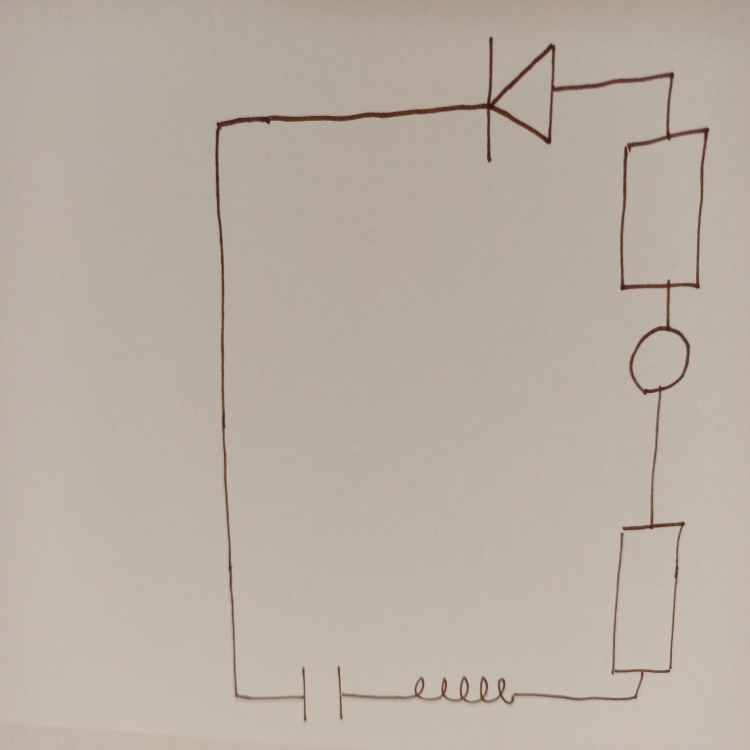
#> input picture TEST/18_1_resized.jpg, 1500 x 1500 px, found by its file name (shown at 1/2 size)
$ jupyter execute --allow-errors notebook_with_model_thin.ipynb
#> lines starting #> are read from the running program, lines starting #| are printed output that depends on the picture; after the words box and inside, x2 and y2 are one past the last pixel; in counts of white or black regions, pixels touching at a corner belong together
# **Import/Definicje**

[cell 1]
import os
import cv2
import torch
import pickle
import numpy as np
import matplotlib.pyplot as plt
from google.colab.patches import cv2_imshow

from torch import nn
from google.colab import drive
from skimage.feature import hog
from torchsummary import summary
from google.colab.patches import cv2_imshow
from keras.preprocessing.image import load_img, img_to_array

[cell 2]
drive.mount('/content/gdrive')
data_dir = '/content/gdrive/MyDrive/ASO_Project/'
#> (the rest of this cell did not finish here and is left out)

[cell 3]
# [26 lines left out: function draw_heatmap, not called in this run]

[cell 4]
# [15 lines left out: function draw_overlay, not called in this run]

[cell 5]
# [24 lines left out: function IOU, not called in this run]

[cell 6]
# [24 lines left out: function IOU2, not called in this run]

[cell 7]
def nms(bboxes_list, threshsold=0.2):
  final_boxes = []
  bboxes_sorted = sorted(bboxes_list, reverse=True, key=lambda x: x[2])

  while len(bboxes_sorted) > 0:
    box = bboxes_sorted.pop(0)

    for b in bboxes_sorted:
      if box[0] == b[0] and IOU(box[1], b[1]) >= threshsold:
        bboxes_sorted.remove(b)

    final_boxes.append(box)

  return final_boxes

# **Preprocessing**

[cell 8]
img_name = "18_1_resized.jpg"
img_path = data_dir + img_name
image_shapes = cv2.imread(img_path)
#> image_shapes is the input picture: shape (1500, 1500, 3); mean B, G, R 163.5, 173.9, 184.7
height, width, channels = image_shapes.shape
#> height = 1500; width = 1500; channels = 3
width_diff = width/256
#> width_diff = 5.86
height_diff = height/256
#> height_diff = 5.86
#> (the rest of this cell did not finish here and is left out)

[cell 9]
# Tu ZMIENIAC
'''
im = cv2.resize(im, (512, 512))
gray = 255 - cv2.cvtColor(im, cv2.COLOR_BGR2GRAY)

_, bw = cv2.threshold(cv2.dilate(gray, None), 250, 255, cv2.THRESH_BINARY or cv2.THRESH_OTSU)
gray = cv2.bitwise_and(gray, bw)

for row in range(gray.shape[0]):
    avg = np.average(gray[row, :] > 16)
    if avg > 0.83:
        cv2.line(gray, (0, row), (gray.shape[1] - 1, row), (0, 0, 0), 1)

for col in range(gray.shape[1]):
    avg = np.average(gray[:, col] > 16)
    if avg > 0.77:
        cv2.line(gray, (col, 0), (col, gray.shape[0] - 1), (0, 0, 0), 1)

gray = cv2.fastNlMeansDenoising(gray, None,  10, 11, 21)
st = cv2.getStructuringElement(cv2.MORPH_ELLIPSE, (7, 1))
gray = cv2.morphologyEx(gray, cv2.MORPH_CLOSE, st, iterations=1)
st = cv2.getStructuringElement(cv2.MORPH_ELLIPSE, (1, 7))
gray = cv2.morphologyEx(gray, cv2.MORPH_CLOSE, st, iterations=1)
_, gray = cv2.threshold(gray,10, 255, cv2.THRESH_BINARY)

# PRZERWA
'''
im = cv2.imread(img_path)
gray = 255 - cv2.cvtColor(im, cv2.COLOR_BGR2GRAY)
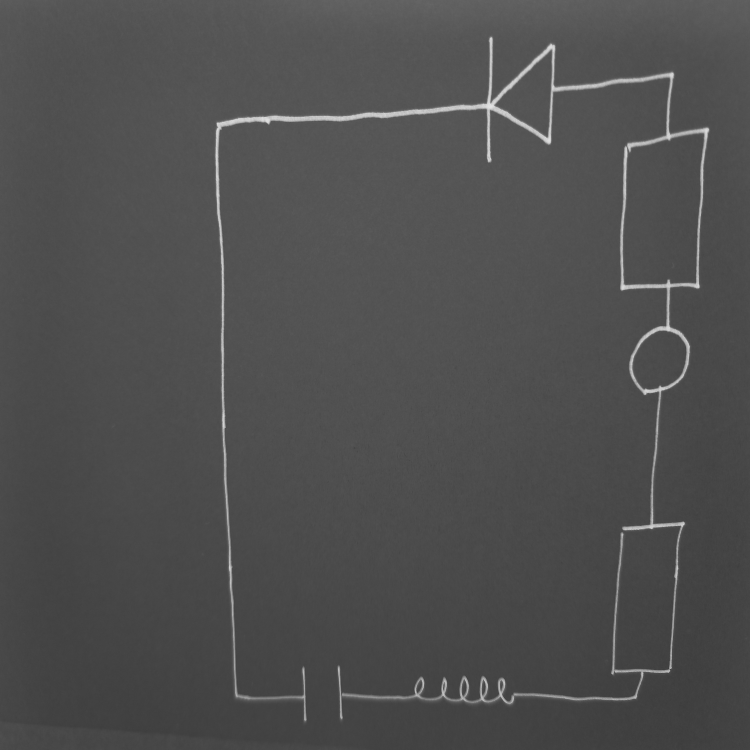
#> gray: shape (1500, 1500) (shown at 1/2 size); min 52, max 229, mean 78.9

# Prepare a mask using Otsu threshold, then copy from the original. This removes some noise
__, bw = cv2.threshold(cv2.dilate(gray, None), 128, 255, cv2.THRESH_BINARY or cv2.THRESH_OTSU)
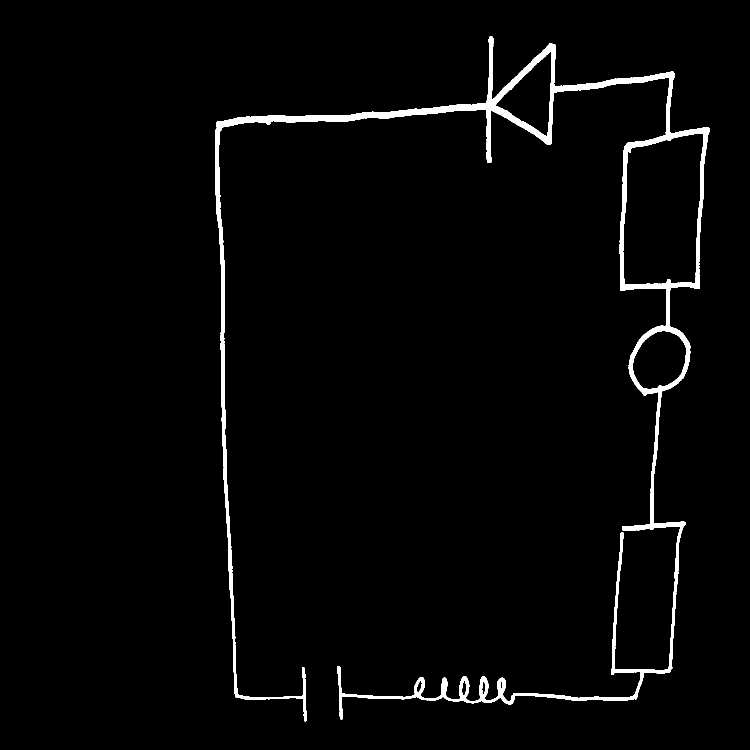
#> bw: shape (1500, 1500) (shown at 1/2 size); 2.3% white; 1 white region, box (x1, y1, x2, y2) and area: (430, 73, 1419, 1443) 51593
gray = cv2.bitwise_and(gray, bw)
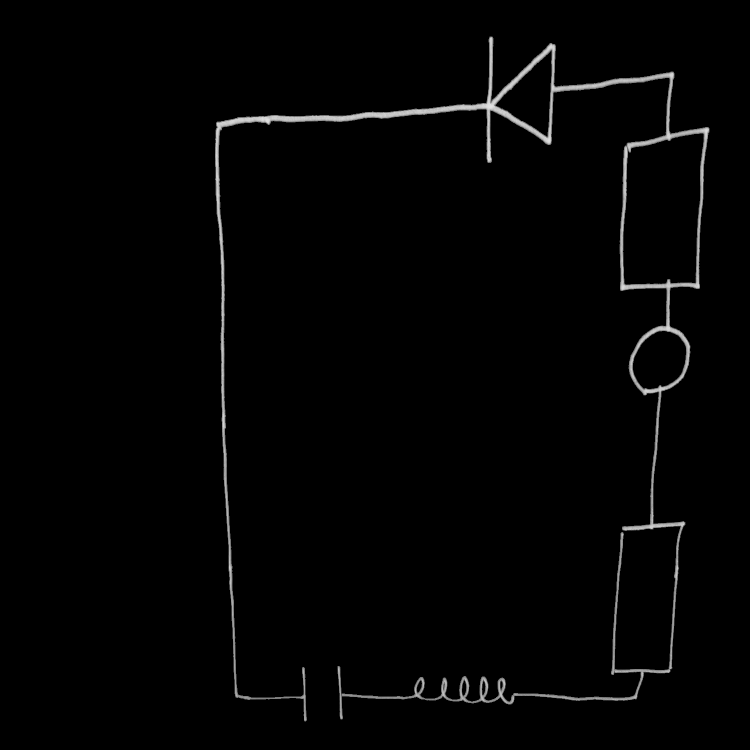
#> gray: shape (1500, 1500) (shown at 1/2 size); min 0, max 229, mean 3.6


# Scan each row and remove horizontal lines
for row in range(gray.shape[0]):
    avg = np.average(gray[row, :] > 16)
    if avg > 0.82:
        # cv2.line(im, (0, row), (gray.shape[1] - 1, row), (0, 0, 255))
        cv2.line(gray, (0, row), (gray.shape[1] - 1, row), (0, 0, 0), 1)

#cv2.imshow("gray0", gray)
# Scan each column and remove vertical lines
for col in range(gray.shape[1]):
    avg = np.average(gray[:, col] > 16)
    if avg > 0.75:
        # cv2.line(im, (col, 0), (col, gray.shape[0] - 1), (0, 0, 255))
        cv2.line(gray, (col, 0), (col, gray.shape[0] - 1), (0, 0, 0), 1)

gray = cv2.fastNlMeansDenoising(gray, None,  21, 11, 23)
st = cv2.getStructuringElement(cv2.MORPH_ELLIPSE, (7, 1))  # Modify to link vertical residuals as well
gray = cv2.morphologyEx(gray, cv2.MORPH_CLOSE, st, iterations=1)
st = cv2.getStructuringElement(cv2.MORPH_ELLIPSE, (1, 7))
#> st = [1, 1, 1, 1, 1, 1, 1]
gray = cv2.morphologyEx(gray, cv2.MORPH_CLOSE, st, iterations=1)
#gray = cv2.erode(gray, (9,9),1)
#gray = cv2.erode(gray, (3,3),1)
_, gray = cv2.threshold(gray,10, 255, cv2.THRESH_BINARY)
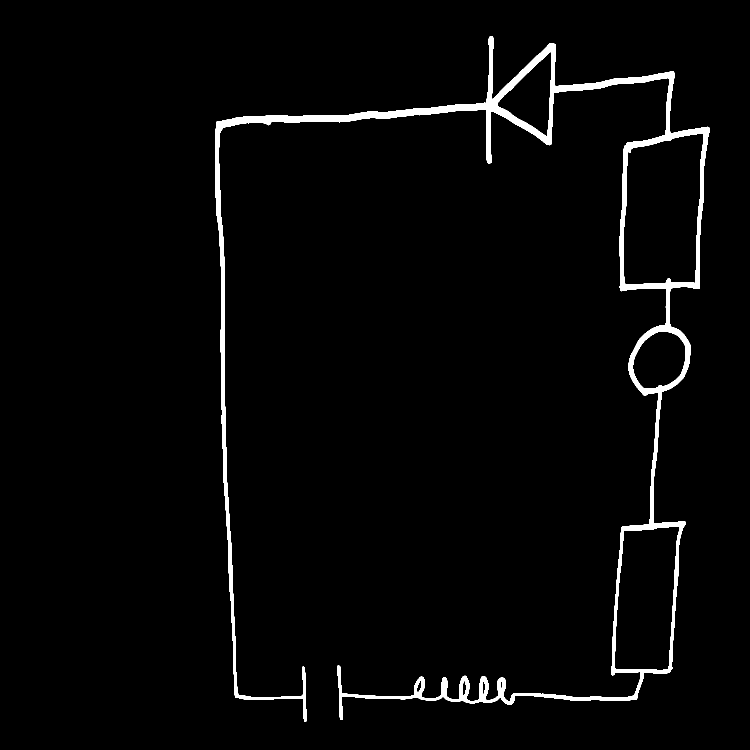
#> gray: shape (1500, 1500) (shown at 1/2 size); 2.5% white; 1 white region, box (x1, y1, x2, y2) and area: (430, 72, 1419, 1444) 56340

# DOTAD ZMIENIAC

cv2_imshow(gray)

#cv2.imshow("im", im)
gray = cv2.resize(gray, (512, 512))
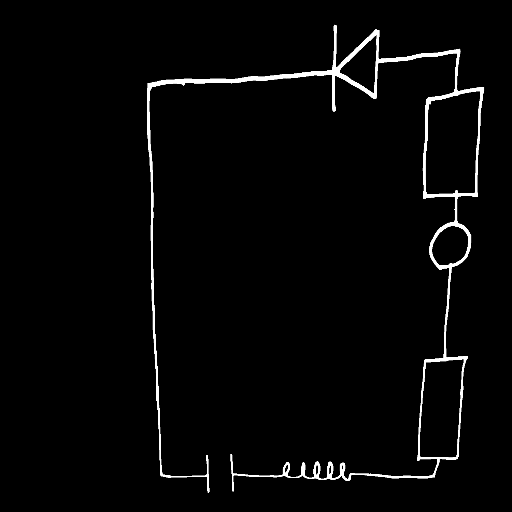
#> gray: shape (512, 512); min 0, max 255, mean 6.4
cv2_imshow(gray)
gray_path = img_path[:-4] + '_gray.jpg'
cv2.imwrite(gray_path, gray)
#> Out = True

#gray = torch.tensor(gray).permute(0, 1)

#> (a cell that did not finish here is left out)

#**CNN**

[cell 11]
class ConvNet(nn.Module):
  # [35 lines left out: functions __init__, forward, not called in this run]

[cell 12]
cnn_weights_name = "cnn"
cnn_weights_path = data_dir+cnn_weights_name
#> (the rest of this cell did not finish here and is left out)

[cell 13]
confidence = 0.95
bboxes = []
lbl_map = {0: 'C', 1: 'D', 2: 'L', 3: 'R', 4: 'S', 5: 'T', 6: 'B'}

#> (the rest of this cell did not finish here and is left out)

#> (a cell that did not finish here is left out)

[cell 15]
idx = 1
#> (the rest of this cell did not finish here and is left out)

[cell 16]
txtfile = "18_1_resized.txt"
f = open((data_dir + txtfile), 'r')
#> (reads TEST/18_1_resized.txt from the repository)
f_data = []

for line in f:
  f_data.append(line.split(','))

f.close()
f_data = [[x[0], int(x[1]), int(x[2]), int(x[3]), int(x[4]), int(x[5])] for x in f_data]
ground_truth = [[x[2], x[3], x[4], x[5]] for x in f_data]
print(ground_truth)

#> (a cell that did not finish here is left out)

[cell 18]
final = nms(bboxes, threshsold=0.01)
#> (the rest of this cell did not finish here and is left out)

# **SVM**

[cell 19]
svm_model = "model_thin.pkl"
svm_path = data_dir+svm_model

#> (the rest of this cell did not finish here and is left out)

[cell 20]
confidence = 0.8
bboxes = []
lbl_map = {0: 'C', 1: 'D', 2: 'L', 3: 'R', 4: 'S', 5: 'T', 6: 'B'}

#> (the rest of this cell did not finish here and is left out)

[cell 21]
confidence = 0.8
sz = 32
#> (the rest of this cell did not finish here and is left out)

[cell 22]
x_axis = np.linspace(-1, 1, sz)[:, None]
y_axis = np.linspace(-1, 1, sz)[None, :]

arr = 1 - np.sqrt(x_axis ** 2 + y_axis ** 2)
arr[arr<0] = 0
plt.imshow(arr)
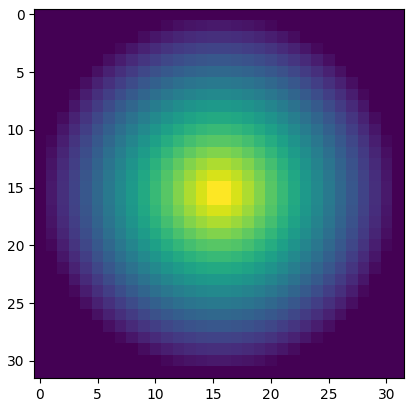
#> figure drawn by matplotlib, 1 panel
